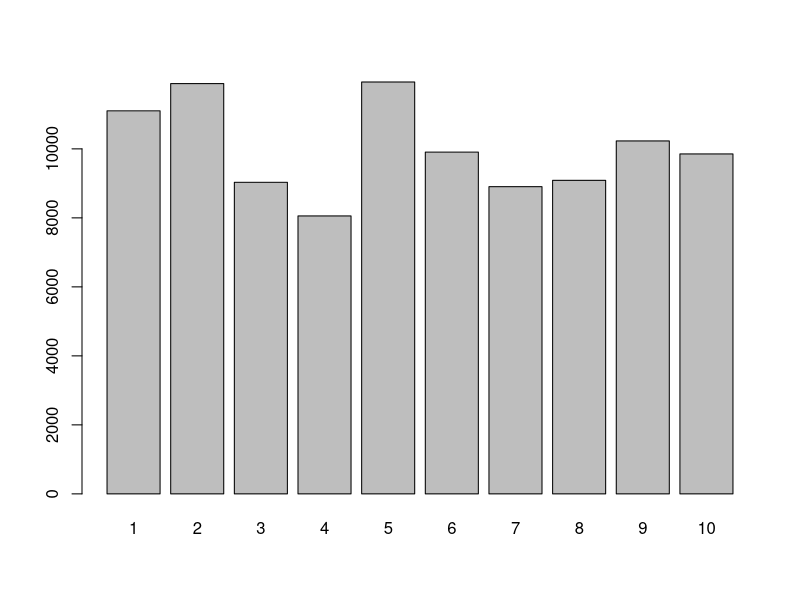

The R script that drew this image:

getUniform <- function(L, R, times = 1) {
	return(floor((R - L + 1) * runif(times)) + L)
}

getVariable <- function(p, q, x, times) {
	ans <- NULL
	C <- max(p[q > 0] / q[q > 0])
	print(C)
	for(i in 1 : times) {
		Y <- getUniform(1, length(x))
		U <- runif(1)
		while(U * q[Y] * C > p[Y]){
			Y <- getUniform(1, length(x))
			U <- runif(1)
		}
		ans <- c(ans, x[Y])
	}
	return(ans)
}

pdf('AceptacionRechazo.pdf')

xx <- getVariable(c(0.11, 0.12, 0.09, 0.08, 0.12, 0.10, 0.09, 0.09, 0.10, 0.10), c(0.1, 0.1, 0.1, 0.1, 0.1, 0.1, 0.1, 0.1, 0.1, 0.1), c(1, 2, 3, 4, 5, 6, 7, 8, 9, 10), 100000)

print(table(xx))
barplot(table(xx))
